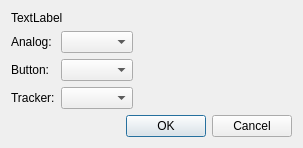
<?xml version="1.0" encoding="UTF-8"?>
<ui version="4.0">
 <class>VRAddStyleDialog</class>
 <widget class="QDialog" name="VRAddStyleDialog">
  <property name="geometry">
   <rect>
    <x>0</x>
    <y>0</y>
    <width>303</width>
    <height>141</height>
   </rect>
  </property>
  <property name="sizePolicy">
   <sizepolicy hsizetype="Preferred" vsizetype="Preferred">
    <horstretch>0</horstretch>
    <verstretch>0</verstretch>
   </sizepolicy>
  </property>
  <property name="windowTitle">
   <string>Add VR Interaction</string>
  </property>
  <layout class="QFormLayout" name="formLayout">
   <property name="fieldGrowthPolicy">
    <enum>QFormLayout::ExpandingFieldsGrow</enum>
   </property>
   <item row="0" column="0" colspan="2">
    <widget class="QLabel" name="infoLabel">
     <property name="text">
      <string>TextLabel</string>
     </property>
    </widget>
   </item>
   <item row="1" column="0">
    <widget class="QLabel" name="analogLabel">
     <property name="text">
      <string>Analog:</string>
     </property>
     <property name="buddy">
      <cstring>analogCombo</cstring>
     </property>
    </widget>
   </item>
   <item row="1" column="1">
    <widget class="QComboBox" name="analogCombo"/>
   </item>
   <item row="2" column="0">
    <widget class="QLabel" name="buttonLabel">
     <property name="text">
      <string>Button:</string>
     </property>
     <property name="buddy">
      <cstring>buttonCombo</cstring>
     </property>
    </widget>
   </item>
   <item row="2" column="1">
    <widget class="QComboBox" name="buttonCombo"/>
   </item>
   <item row="3" column="0">
    <widget class="QLabel" name="trackerLabel">
     <property name="text">
      <string>Tracker:</string>
     </property>
     <property name="buddy">
      <cstring>trackerCombo</cstring>
     </property>
    </widget>
   </item>
   <item row="3" column="1">
    <widget class="QComboBox" name="trackerCombo"/>
   </item>
   <item row="4" column="0" colspan="2">
    <widget class="QDialogButtonBox" name="buttonBox">
     <property name="orientation">
      <enum>Qt::Horizontal</enum>
     </property>
     <property name="standardButtons">
      <set>QDialogButtonBox::Cancel|QDialogButtonBox::Ok</set>
     </property>
     <property name="centerButtons">
      <bool>false</bool>
     </property>
    </widget>
   </item>
  </layout>
 </widget>
 <resources>
  <include location="../../Qt/Widgets/Resources/QtWidgets.qrc"/>
 </resources>
 <connections>
  <connection>
   <sender>buttonBox</sender>
   <signal>accepted()</signal>
   <receiver>VRAddStyleDialog</receiver>
   <slot>accept()</slot>
   <hints>
    <hint type="sourcelabel">
     <x>252</x>
     <y>475</y>
    </hint>
    <hint type="destinationlabel">
     <x>157</x>
     <y>274</y>
    </hint>
   </hints>
  </connection>
  <connection>
   <sender>buttonBox</sender>
   <signal>rejected()</signal>
   <receiver>VRAddStyleDialog</receiver>
   <slot>reject()</slot>
   <hints>
    <hint type="sourcelabel">
     <x>320</x>
     <y>475</y>
    </hint>
    <hint type="destinationlabel">
     <x>286</x>
     <y>274</y>
    </hint>
   </hints>
  </connection>
 </connections>
</ui>
